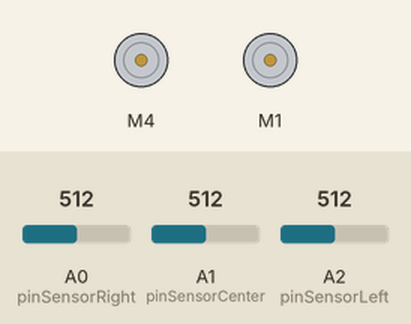
This sketch was run on a simulated Arduino Uno, built with avr-gcc and run on an emulated ATmega328P. On the bench: 2 × DC motor (green arrow = forward, orange = backward, longer = faster). The test bench sets the inputs (shaded band); at power-on: A0 (pinSensorRight) = 512, A1 (pinSensorCenter) = 512, A2 (pinSensorLeft) = 512.

Above: at 3.7 s.
3.8 s: A0 (pinSensorRight) set to 682
5.3 s: A0 (pinSensorRight) set to 710
At 6.0 s:
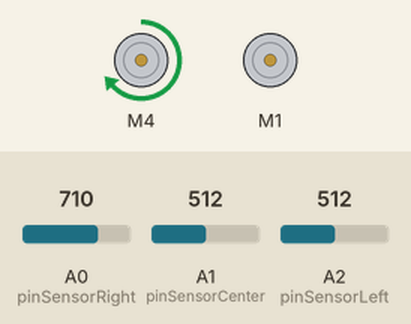
Timing chart, 0 to 8.3 s (numbered marks = the images above; inputs shaded):
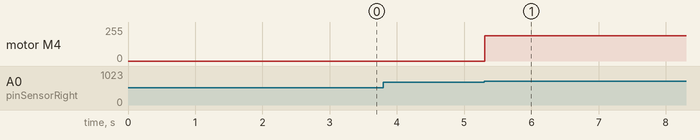

The sketch:

SeguirLinha.ino
```cpp
//Programa: Robo seguidor de linha, três sensores optico reflexivos TCRT5000, motor shield L293D.
//Autor: grupo TeleRobo2077
//Data: 11/11/2018 21:05

#include <AFMotor.h>

AF_DCMotor motor_left(4);
AF_DCMotor motor_right(1);

#define pinSensorLeft 2
#define pinSensorCenter 1
#define pinSensorRight 0

#define linhaEsq 700
#define linhaCent 700
#define linhaDir 700

int leftSpeed = 0, rightSpeed = 0;
int speedFrenteEsq = 150, speedFrenteDir = 150;
int speedCurvaEsq = 190, speedCurvaDir = 190;

int seguirLinha = 1;

void setup() {
  delay(2500);

}

void loop() {
  int valSensorEsq = analogRead(pinSensorLeft);
  delay(1);
  int valSensorCent = analogRead(pinSensorCenter);
  delay(1);
  int valSensorDir = analogRead(pinSensorRight);
  delay(1);

  if(seguirLinha == 1){
    //Vira para a direita
    if(valSensorEsq>=linhaEsq && valSensorCent<=linhaCent && valSensorDir<=linhaDir){
      leftSpeed = 0;
      rightSpeed = speedCurvaDir;
    }
    // Vira para a esquerda
    if(valSensorEsq<=linhaEsq && valSensorCent<=linhaCent && valSensorDir>=linhaDir){
      leftSpeed = speedCurvaEsq;
      rightSpeed = 0;
    }

    //Segue reto
    if(valSensorEsq<=linhaEsq && valSensorCent>=linhaCent && valSensorDir<=linhaDir){
      leftSpeed = speedFrenteEsq;
      rightSpeed = speedFrenteDir;
    }

    //Para
    if(valSensorEsq>=linhaEsq && valSensorCent>=linhaCent && valSensorDir>=linhaDir){
      seguirLinha = 0;
    }
  } else {
    leftSpeed = 0;
    rightSpeed = 0;
  }


  motor_left.setSpeed(leftSpeed);
  motor_left.run(FORWARD);
  motor_right.setSpeed(rightSpeed);
  motor_right.run(FORWARD);
  delay(15);

}

void virarDireita(){

}
```

Measured:
- the behaviour switches between 699 and 700 on A0 (pinSensorRight) (found by bisection; images 0 and 1)
- after the input at 3.8 s, every drawn part: stays the same
- after the input at 5.3 s, motor M4: stopped → forward 190/255 at once
